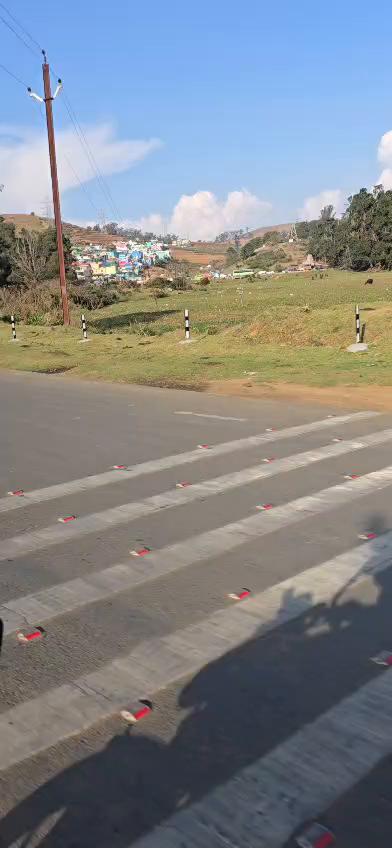
#> input picture frame 0 of phase-09-multimodal/module-05-video-ai/program-02-frame-sampling-scene-detection/data/sample_video.mp4, 392 x 848 px
$ python frame_sampling_scene_detection.py
#> lines starting #> are read from the running program, lines starting #| are printed output that depends on the picture
# Import OpenCV.
# OpenCV is used to read the video, extract frames,
# resize images, and calculate image differences.
import cv2

# Import NumPy.
# NumPy is used for numerical operations on image arrays.
import numpy as np

# Import Path.
# Path makes it easier to work with folders and file paths.
from pathlib import Path


# ---------------------------------------------------------
# 1. CONFIGURATION
# ---------------------------------------------------------

# Path of the input video.
VIDEO_PATH = "data/sample_video.mp4"

# Directory where sampled frames will be saved.
OUTPUT_DIR = Path("output")

# Create the output directory if it does not exist.
OUTPUT_DIR.mkdir(exist_ok=True)

# Number of frames we want to sample from the entire video.
#
# Example:
# If the video contains 354 frames and NUM_SAMPLES = 10,
# we will select approximately 10 frames distributed
# across the complete video.
NUM_SAMPLES = 10

# Threshold used for basic scene-change detection.
#
# A higher value means we require a larger visual change
# before calling it a possible scene change.
SCENE_CHANGE_THRESHOLD = 25.0


# ---------------------------------------------------------
# 2. OPEN THE VIDEO
# ---------------------------------------------------------

# Open the video using OpenCV.
video = cv2.VideoCapture(VIDEO_PATH)

# Check whether the video was opened successfully.
if not video.isOpened():

    # Stop the program if OpenCV cannot open the video.
    raise RuntimeError(f"Could not open video: {VIDEO_PATH}")


# ---------------------------------------------------------
# 3. READ VIDEO INFORMATION
# ---------------------------------------------------------

# Get the total number of frames in the video.
total_frames = int(
    video.get(cv2.CAP_PROP_FRAME_COUNT)
)

# Get the video's FPS.
fps = video.get(cv2.CAP_PROP_FPS)

# Get the video width.
width = int(
    video.get(cv2.CAP_PROP_FRAME_WIDTH)
)

# Get the video height.
height = int(
    video.get(cv2.CAP_PROP_FRAME_HEIGHT)
)

# Calculate approximate video duration.
duration = total_frames / fps if fps > 0 else 0


print("\n------------------------------")
print("VIDEO INFORMATION")
print("------------------------------")
print(f"Total Frames : {total_frames}")
print(f"FPS          : {fps:.2f}")
print(f"Resolution   : {width} x {height}")
print(f"Duration     : {duration:.2f} seconds")
print("------------------------------")


# ---------------------------------------------------------
# 4. CALCULATE SAMPLING POSITIONS
# ---------------------------------------------------------

# np.linspace() creates evenly distributed numbers
# between two values.
#
# We want NUM_SAMPLES positions spread across
# the entire video.
#
# Example:
#
# total_frames = 354
# NUM_SAMPLES = 10
#
# The result will contain approximately:
#
# 0, 39, 78, 118, ...
#
# These positions represent frames we want to inspect.
sample_positions = np.linspace(
    0,
    total_frames - 1,
    NUM_SAMPLES,
    dtype=int
)

# Remove duplicate positions if any occur.
#
# np.unique() ensures every selected frame number
# appears only once.
sample_positions = np.unique(sample_positions)


print("\n------------------------------")
print("FRAME SAMPLING")
print("------------------------------")
print(f"Requested Samples : {NUM_SAMPLES}")
print(f"Actual Samples    : {len(sample_positions)}")
print(f"Frame Positions   : {sample_positions}")
print("------------------------------")


# ---------------------------------------------------------
# 5. FUNCTION TO READ A SPECIFIC FRAME
# ---------------------------------------------------------

def read_frame(frame_number):
    """
    Read one specific frame from the video.

    frame_number:
        The position of the frame we want to read.

    Returns:
        The video frame as a NumPy array.
    """

    # Move the video reader to the requested frame.
    #
    # CAP_PROP_POS_FRAMES tells OpenCV which frame
    # position we want to access.
    video.set(
        cv2.CAP_PROP_POS_FRAMES,
        int(frame_number)
    )

    # Read the frame.
    success, frame = video.read()

    # If reading failed, return None.
    if not success:
        return None

    # Return the actual image/frame.
    return frame


# ---------------------------------------------------------
# 6. SAMPLE FRAMES
# ---------------------------------------------------------

# Store successfully read sampled frames.
sampled_frames = []

# Loop through all selected frame positions.
for position in sample_positions:

    # Read the selected frame.
    frame = read_frame(position)

    # Make sure the frame was successfully read.
    if frame is None:
        print(f"Could not read frame {position}")
        continue

    # Store the frame number and image together.
    sampled_frames.append(
        (position, frame)
    )

    # Create a filename for the sampled frame.
    output_path = (
        OUTPUT_DIR /
        f"sample_{position:05d}.jpg"
    )

    # Save the sampled frame as a JPEG image.
    cv2.imwrite(
        str(output_path),
        frame
    )

    # Print information about the saved frame.
    print(
        f"Saved sampled frame: {output_path}"
    )
#> this loop made 10 passes
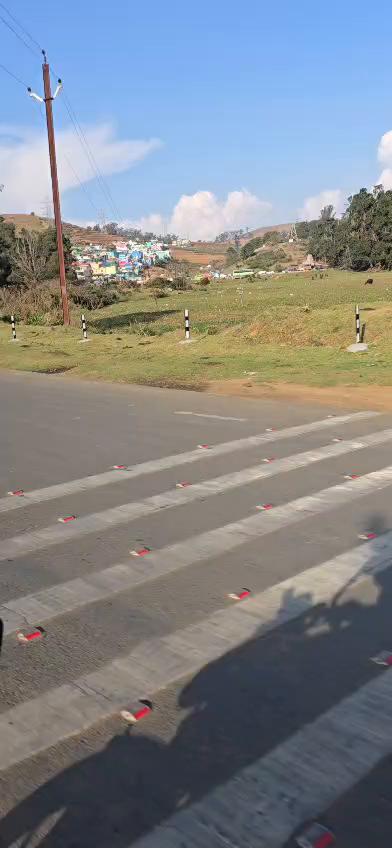
#> input picture frame 0 of phase-09-multimodal/module-05-video-ai/program-02-frame-sampling-scene-detection/data/sample_video.mp4, 392 x 848 px
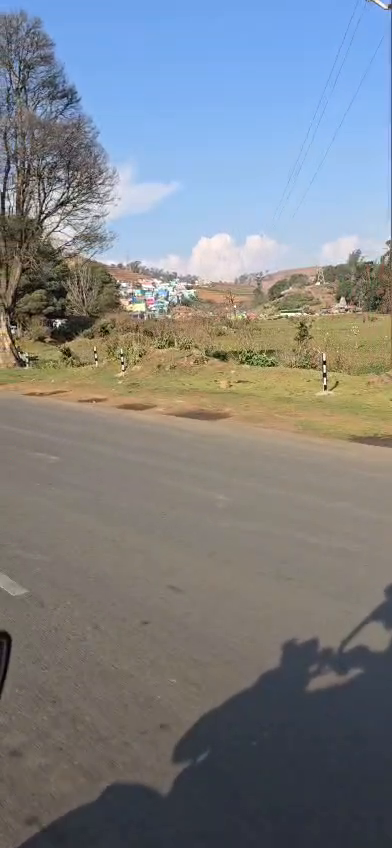
#> input picture frame 39 of phase-09-multimodal/module-05-video-ai/program-02-frame-sampling-scene-detection/data/sample_video.mp4, 392 x 848 px
#> after the loop, sampled_frames = 10 items


# ---------------------------------------------------------
# 7. BASIC SCENE / FRAME CHANGE DETECTION
# ---------------------------------------------------------

print("\n------------------------------")
print("FRAME CHANGE ANALYSIS")
print("------------------------------")

# We need at least two frames to compare changes.
if len(sampled_frames) < 2:

    print("Not enough frames for comparison.")

else:

    # Compare each sampled frame with the previous
    # sampled frame.
    for i in range(1, len(sampled_frames)):

        # Get the previous frame number and image.
        previous_number, previous_frame = sampled_frames[i - 1]

        # Get the current frame number and image.
        current_number, current_frame = sampled_frames[i]

        # Resize both frames to a small common size.
        #
        # We don't need to compare full-resolution images.
        # Smaller images make the comparison faster.
        previous_small = cv2.resize(
            previous_frame,
            (320, 240)
        )

        current_small = cv2.resize(
            current_frame,
            (320, 240)
        )

        # Convert the previous frame to grayscale.
        #
        # Grayscale removes color information and leaves
        # brightness/intensity information.
        previous_gray = cv2.cvtColor(
            previous_small,
            cv2.COLOR_BGR2GRAY
        )

        # Convert the current frame to grayscale.
        current_gray = cv2.cvtColor(
            current_small,
            cv2.COLOR_BGR2GRAY
        )

        # Calculate the absolute pixel-by-pixel difference.
        #
        # If two images are almost identical,
        # their difference will be small.
        #
        # If they look very different,
        # their difference will be larger.
        difference = cv2.absdiff(
            previous_gray,
            current_gray
        )

        # Calculate the average difference across
        # all pixels.
        #
        # This gives us one number representing
        # how much the two frames changed.
        difference_score = np.mean(difference)

        # Print the comparison result.
        print(
            f"Frame {previous_number} → "
            f"Frame {current_number} | "
            f"Difference = {difference_score:.2f}"
        )

        # Check whether the difference is greater
        # than our scene-change threshold.
        if difference_score > SCENE_CHANGE_THRESHOLD:

            print(
                "  -> Possible scene change detected"
            )

        else:

            print(
                "  -> Similar visual content"
            )
#> this loop made 9 passes
#> (previous_number, current_number, difference_score) on passes 1 to 9: (0, 39, 23.41), (39, 78, 36.08), (78, 117, 30.99), (117, 156, 17.88), (156, 196, 27.39), (196, 235, 33.29), (235, 274, 41.88), (274, 313, 42.78), (313, 353, 55.9)
#> (printed output is left out)
#> pass 1, `current_gray = cv2.cvtColor( current_small, cv2.COLOR_BGR2GRAY )`:
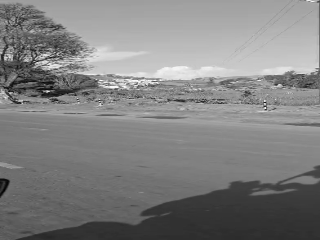
#> current_gray: shape (240, 320); min 2, max 254, mean 128.7
#> after the loop:
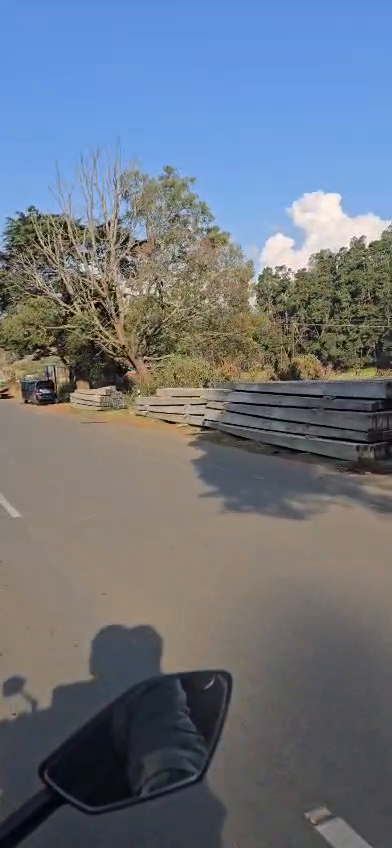
#> current_frame: shape (848, 392, 3); mean B, G, R 126.9, 115.9, 108.5
#> after the loop:
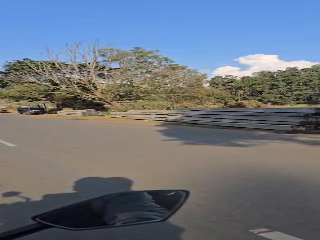
#> current_small: shape (240, 320, 3); mean B, G, R 126.9, 115.9, 108.4
#> after the loop:
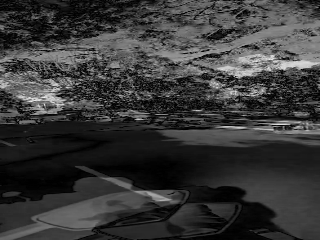
#> difference: shape (240, 320); min 0, max 241, mean 55.9
#> after the loop:
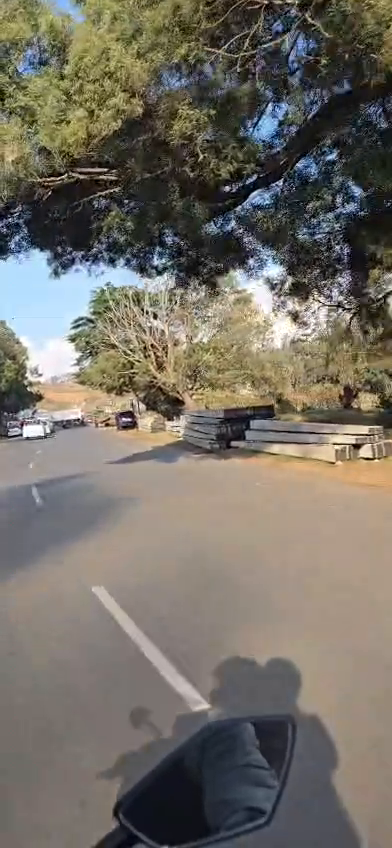
#> previous_frame: shape (848, 392, 3); mean B, G, R 101.4, 110.8, 116
#> after the loop:
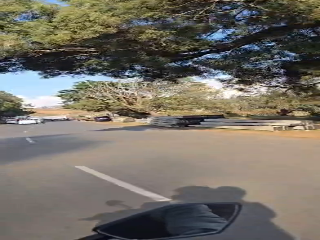
#> previous_small: shape (240, 320, 3); mean B, G, R 101.4, 110.7, 115.9


# ---------------------------------------------------------
# 8. RELEASE VIDEO
# ---------------------------------------------------------

# Tell OpenCV that we are finished with the video.
video.release()


# ---------------------------------------------------------
# 9. FINAL RESULT
# ---------------------------------------------------------

print("\n------------------------------")
print("PROCESSING COMPLETE")
print("------------------------------")
print(
    f"Sampled frames saved: "
    f"{len(sampled_frames)}"
)
#| Sampled frames saved: 10
print(
    f"Output directory: "
    f"{OUTPUT_DIR}"
)
print("------------------------------")

$ run again, starting later in the video
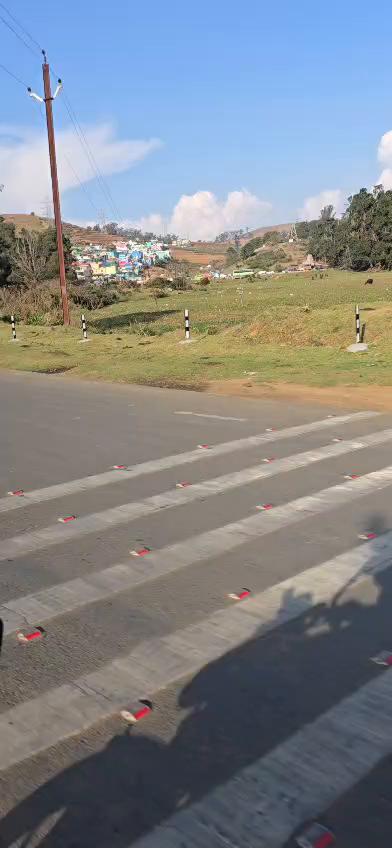
#> input picture frame 0 of phase-09-multimodal/module-05-video-ai/program-02-frame-sampling-scene-detection/data/sample_video.mp4, 392 x 848 px
#> the loop `for position in sample_positions:` made 10 passes
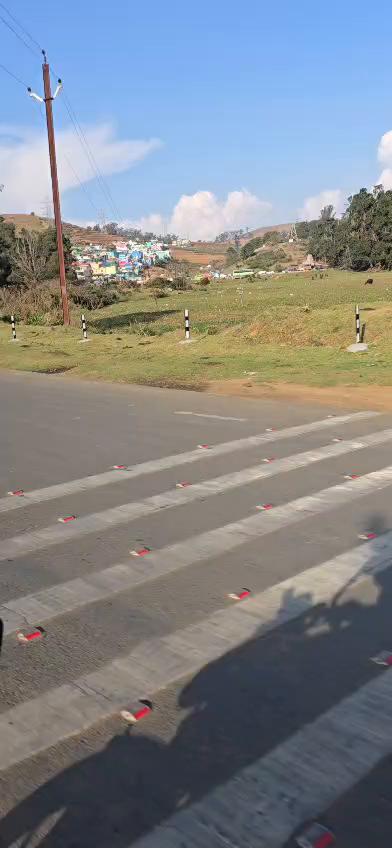
#> input picture frame 0 of phase-09-multimodal/module-05-video-ai/program-02-frame-sampling-scene-detection/data/sample_video.mp4, 392 x 848 px
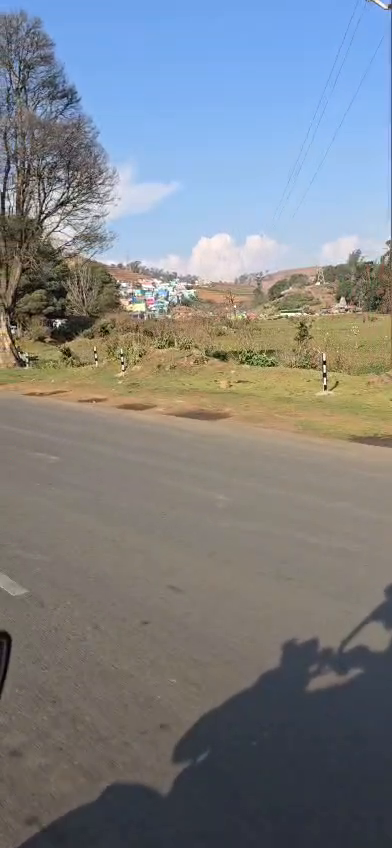
#> input picture frame 39 of phase-09-multimodal/module-05-video-ai/program-02-frame-sampling-scene-detection/data/sample_video.mp4, 392 x 848 px
#> after the loop `for position in sample_positions:`: sampled_frames = 10 items
#> the loop `for i in range(1, len(sampled_frames)):` made 9 passes
#> (previous_number, current_number, difference_score) on passes 1 to 8: (0, 39, 23.41), (39, 78, 36.08), (78, 117, 30.99), (117, 156, 17.88), (156, 196, 27.39), (196, 235, 33.29), (235, 274, 41.88), (274, 313, 42.78)
#> (printed output is left out)
#| Sampled frames saved: 10

$ run again, starting later in the video
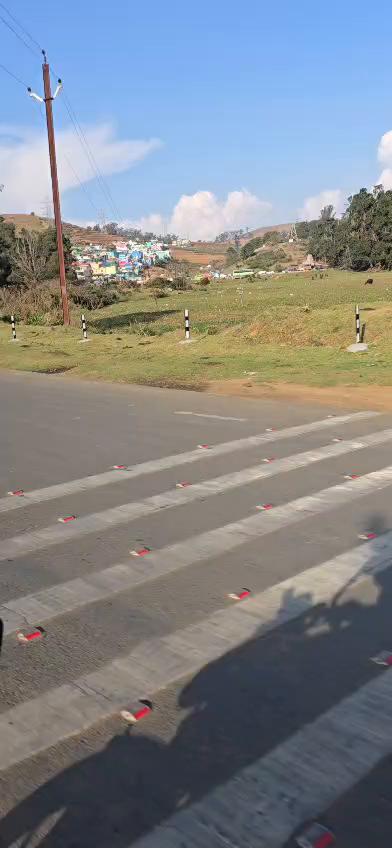
#> input picture frame 0 of phase-09-multimodal/module-05-video-ai/program-02-frame-sampling-scene-detection/data/sample_video.mp4, 392 x 848 px
#> the loop `for position in sample_positions:` made 10 passes
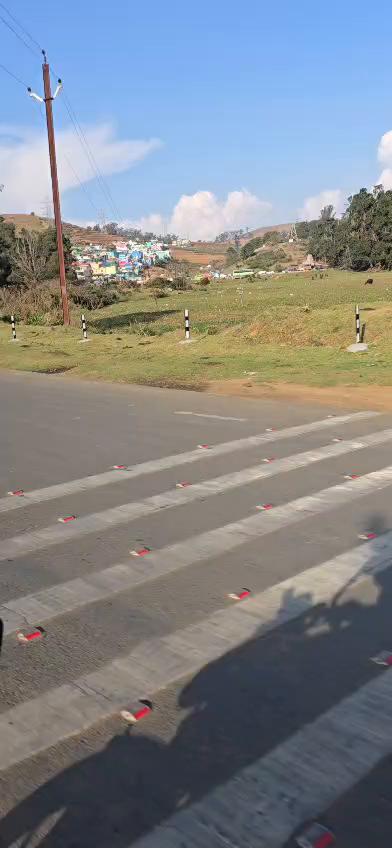
#> input picture frame 0 of phase-09-multimodal/module-05-video-ai/program-02-frame-sampling-scene-detection/data/sample_video.mp4, 392 x 848 px
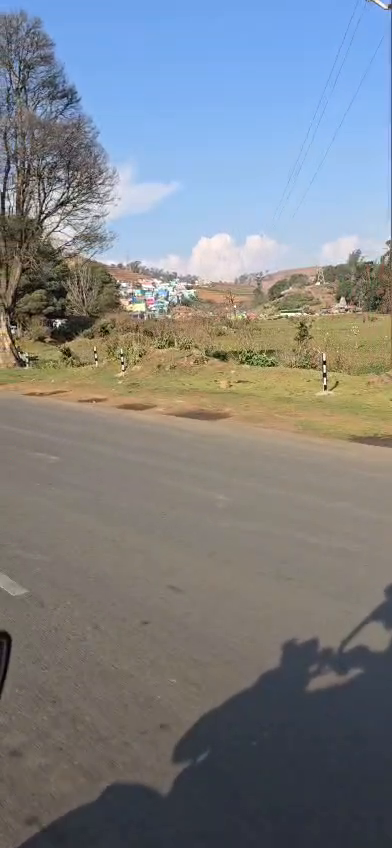
#> input picture frame 39 of phase-09-multimodal/module-05-video-ai/program-02-frame-sampling-scene-detection/data/sample_video.mp4, 392 x 848 px
#> after the loop `for position in sample_positions:`: sampled_frames = 10 items
#> the loop `for i in range(1, len(sampled_frames)):` made 9 passes
#> (previous_number, current_number, difference_score) on passes 1 to 8: (0, 39, 23.41), (39, 78, 36.08), (78, 117, 30.99), (117, 156, 17.88), (156, 196, 27.39), (196, 235, 33.29), (235, 274, 41.88), (274, 313, 42.78)
#> (printed output is left out)
#| Sampled frames saved: 10
